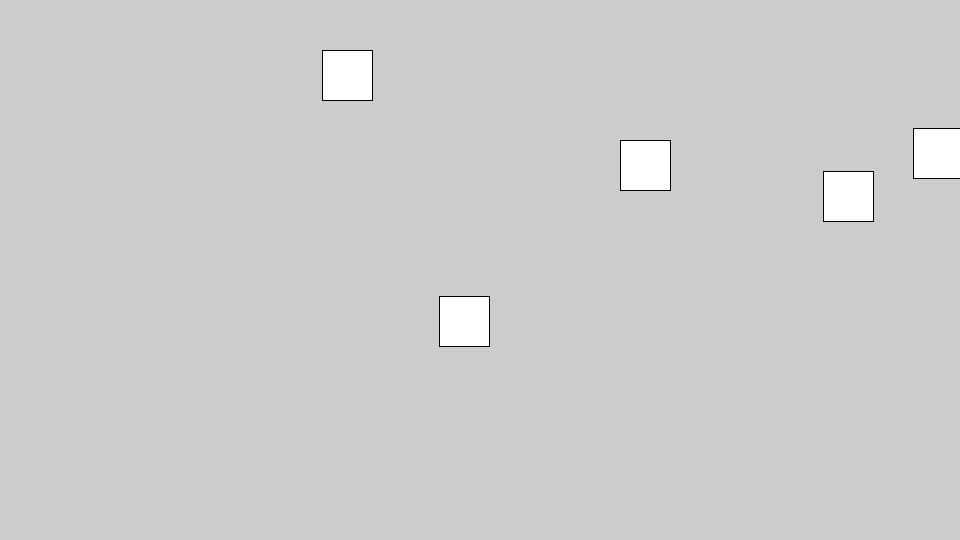
Frame 1 (no input)
Frame 60 (the mouse pressed at the canvas centre just before this capture): identical to frame 1, image omitted
Frame 120 (the mouse held since frame 60 and released just before this capture): identical to frame 1, image omitted

The Processing sketch that drew this single still picture (run headless with seeded random() and noise(); from frame 60 on, the mouse is pressed at the canvas centre):

// Processing sketch: classe_button_array
// ── classe_button_array.pde
Button[] buttons;

void setup() {
  size(960, 540);

  // Création d'un tableau de boutons
  buttons = new Button[5];

  // Création d'une instance de Carre

  for (int i=0; i<5; i++) {
    buttons[i] = new Button(50.0);
    buttons[i].x = random(0, 960);
    buttons[i].y = random(0, 540);
  }
}

void draw() {

  for (int i=0; i<5; i++) {
    buttons[i].draw();
    if (buttons[i].isClicked()) {
      println("Bouton " + i + " pressé!");
    }
  }
}


// ── Button.pde
class Button {

  // Définition des variables contenus dans la classe
  float x = 0.0;
  float y = 0.0;
  float s;

  // Constructeur (appelé lorsqu'on utilise le mot-clé new)
  Button(float size) {
    s = size;
  }

  // Fonction personnalisée, que l'on doit appeler manuellement
  void draw() {
    rectMode(CORNER);
    stroke(0);
    if (isClicked()) fill(200);
    else fill(255);
    rect(x, y, s, s);
  }

  // Fonction personnalisée, que l'on doit appeler manuellement
  boolean isClicked() {
    if (mousePressed && (mouseX>x && mouseX<x+s && mouseY>y && mouseY<y+s)) {
      return true;
    }
    else {
      return false;
    }
  }
}
